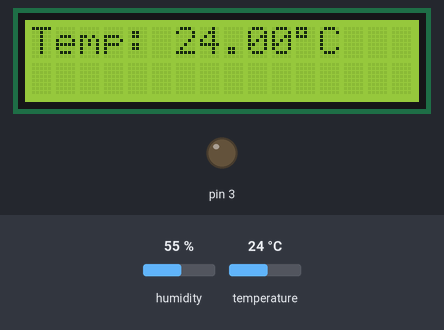
Recording of a sketch running on a simulated Arduino Nano, built with avr-gcc and run on an emulated ATmega328P. Parts: 16×2 character LCD, output pins drawn as LEDs (lit = HIGH). The test bench sets the inputs (shaded band); at power-on: temperature 24 °C, humidity 55 %.

Above: at 5.7 s.
5.8 s: temperature set to 33 °C
At 7.9 s:
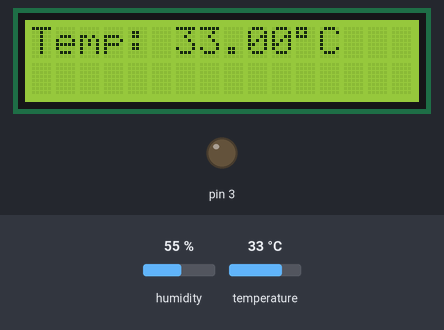
8.7 s: temperature set to 36 °C
At 10.1 s:
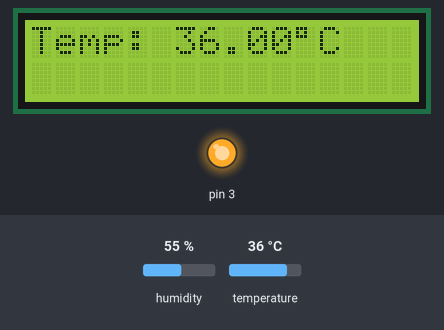
11.6 s: temperature set to 12 °C
At 14.4 s:
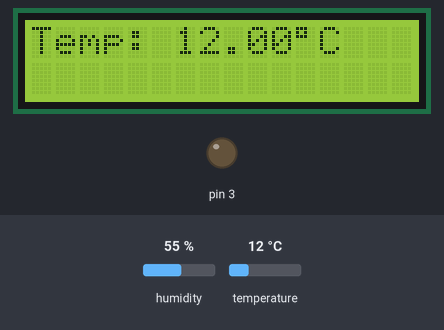
Timing chart, 0 to 15.9 s (numbered marks = the images above; inputs shaded):
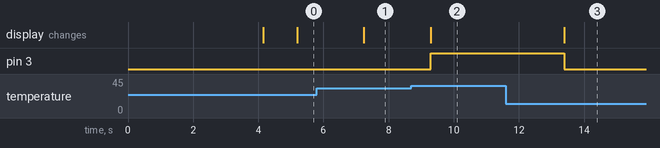

The sketch:

temp_controlled_fan.ino
```cpp
//Temperature controlled fan

/*Components used:
 * 1. Arduino nano
 * 2. LCD 1602 with I2C inerface
 * 3. DHT11 sensor
 * 4. BC547 transistor
 * 5. 1K resistor
 * 6. CPU fan
 * 7. 2 power supply - 5V
 * 8. Breadboard
 * 9. Jumper Wires
 */

#include "DHT.h"
#include <LiquidCrystal_I2C.h>
LiquidCrystal_I2C lcd(0x27,20,4);
DHT dht(7, DHT11);

void setup()
{
  pinMode(3, OUTPUT);
  lcd.begin(16,2);                   // Initializes the interface to the LCD screen, and specifies the dimensions (width and height) of the display
  lcd.init();
  lcd.backlight();                   //to turn on backlight of LCD display
  lcd.setCursor(0,0);
  lcd.print("  Temperature");
  lcd.setCursor(0,1);
  lcd.print("Controlled  FAN");
  delay(4000);
  lcd.clear();
  dht.begin();                       //initialzing dht module
}

void loop()
{
  delay(1000);
  float t = dht.readTemperature();

  lcd.setCursor(0,0);        //it will set the cursor to (0,0) position of the LCD
  lcd.print("Temp: ");       //it will print Temp: on the LCD
  lcd.print(t);              //it will print temperature on the LCD
  lcd.print((char)223);      //it will print degree's symbol on the display & 223 is its ASCII value
  lcd.print("C");            //it will print C on the LCD

  if(t>34.10)
  {
    digitalWrite(3, HIGH);
  }

  else
  {
    digitalWrite(3, LOW);
  }
}
```

Measured:
- the behaviour switches between 34 and 35 °C on temperature (found by bisection; images 1 and 2)
- after the input at 5.8 s, the display: changes after 1.4 s (image 1)
- after the input at 8.7 s, pin 3: LOW → HIGH after 0.59 s; the display: changes after 0.59 s (image 2)
- after the input at 11.6 s, pin 3: HIGH → LOW after 1.8 s; the display: changes after 1.8 s (image 3)
